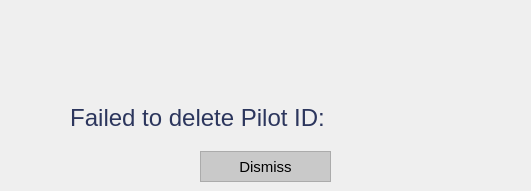
<?xml version="1.0" encoding="UTF-8"?>
<ui version="4.0">
 <class>MainWindow</class>
 <widget class="QMainWindow" name="MainWindow">
  <property name="geometry">
   <rect>
    <x>0</x>
    <y>0</y>
    <width>531</width>
    <height>191</height>
   </rect>
  </property>
  <property name="minimumSize">
   <size>
    <width>531</width>
    <height>191</height>
   </size>
  </property>
  <property name="maximumSize">
   <size>
    <width>531</width>
    <height>191</height>
   </size>
  </property>
  <property name="windowTitle">
   <string>Delete Pilot Error</string>
  </property>
  <property name="windowIcon">
   <iconset>
    <normaloff>../../Resources/logo_svg.svg</normaloff>../../Resources/logo_svg.svg</iconset>
  </property>
  <widget class="QWidget" name="centralwidget">
   <widget class="QPushButton" name="btn_OK">
    <property name="geometry">
     <rect>
      <x>200</x>
      <y>151</y>
      <width>131</width>
      <height>31</height>
     </rect>
    </property>
    <property name="minimumSize">
     <size>
      <width>131</width>
      <height>31</height>
     </size>
    </property>
    <property name="maximumSize">
     <size>
      <width>131</width>
      <height>31</height>
     </size>
    </property>
    <property name="font">
     <font>
      <family>Helvetica</family>
      <pointsize>11</pointsize>
     </font>
    </property>
    <property name="styleSheet">
     <string notr="true">QPushButton {
color: rgb(0, 0, 0);
background-color: rgb(201, 201, 201);
border: 1.2px solid #ABABAB;
outline: none;}

QPushButton:hover{
color: rgb(255, 255, 255);
background-color: rgb(171, 171, 171);
outline: none;
border: none;
}

QPushButton:pressed{
color: rgb(255, 255, 255);
background-color: rgb(129, 129, 129);
outline: none;
border: none;
}


</string>
    </property>
    <property name="text">
     <string>Dismiss</string>
    </property>
   </widget>
   <widget class="QWidget" name="layoutWidget">
    <property name="geometry">
     <rect>
      <x>50</x>
      <y>20</y>
      <width>431</width>
      <height>123</height>
     </rect>
    </property>
    <layout class="QVBoxLayout" name="verticalLayout_3">
     <item>
      <widget class="QLabel" name="label">
       <property name="text">
        <string/>
       </property>
       <property name="pixmap">
        <pixmap>../../Resources/error.png</pixmap>
       </property>
       <property name="alignment">
        <set>Qt::AlignCenter</set>
       </property>
      </widget>
     </item>
     <item>
      <layout class="QHBoxLayout" name="horizontalLayout">
       <item>
        <widget class="QLabel" name="lbl_error">
         <property name="minimumSize">
          <size>
           <width>281</width>
           <height>49</height>
          </size>
         </property>
         <property name="maximumSize">
          <size>
           <width>281</width>
           <height>49</height>
          </size>
         </property>
         <property name="font">
          <font>
           <family>Helvetica</family>
           <pointsize>19</pointsize>
          </font>
         </property>
         <property name="text">
          <string>&lt;html&gt;&lt;head/&gt;&lt;body&gt;&lt;p&gt;&lt;span style=&quot; font-size:18pt; color:#2c365d;&quot;&gt;Failed to delete Pilot ID:&lt;/span&gt;&lt;/p&gt;&lt;/body&gt;&lt;/html&gt;</string>
         </property>
         <property name="alignment">
          <set>Qt::AlignCenter</set>
         </property>
        </widget>
       </item>
       <item>
        <widget class="QLabel" name="lbl_error_2">
         <property name="minimumSize">
          <size>
           <width>121</width>
           <height>49</height>
          </size>
         </property>
         <property name="maximumSize">
          <size>
           <width>121</width>
           <height>49</height>
          </size>
         </property>
         <property name="font">
          <font>
           <family>Helvetica</family>
           <pointsize>19</pointsize>
          </font>
         </property>
         <property name="text">
          <string>&lt;html&gt;&lt;head/&gt;&lt;body&gt;&lt;p&gt;&lt;br/&gt;&lt;/p&gt;&lt;/body&gt;&lt;/html&gt;</string>
         </property>
         <property name="alignment">
          <set>Qt::AlignCenter</set>
         </property>
        </widget>
       </item>
      </layout>
     </item>
    </layout>
   </widget>
  </widget>
 </widget>
 <resources/>
 <connections/>
</ui>
